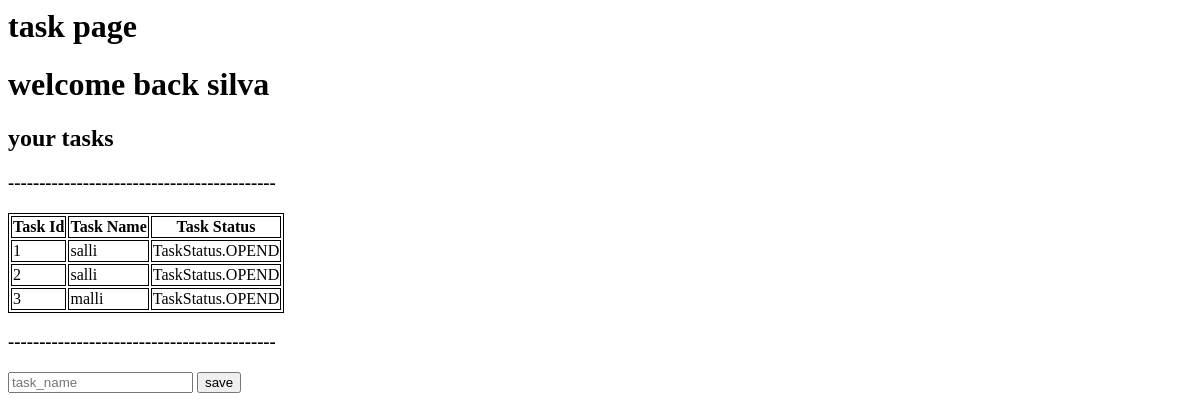
The page /task (signed in) on the database as committed earlier.
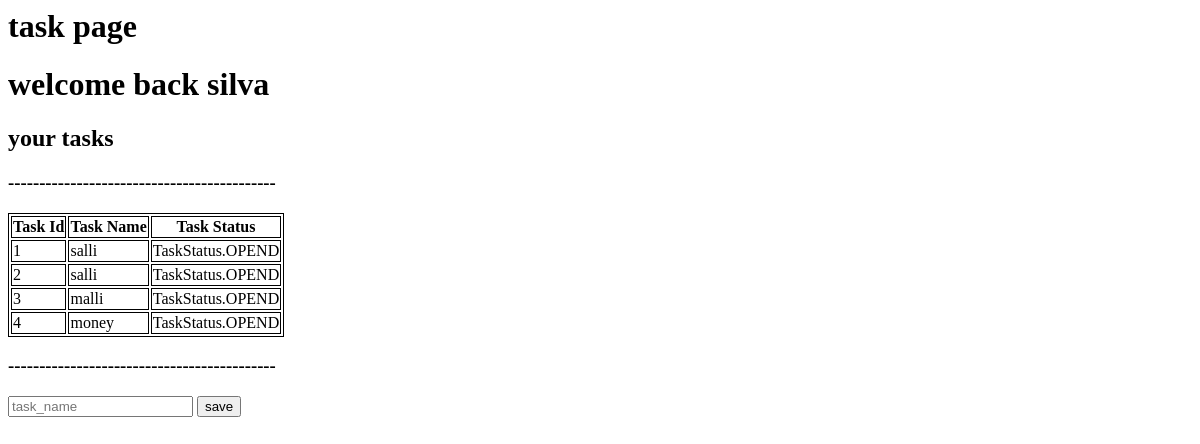
The same page on the database as committed later.
### main.py (models this page shows)
class User(db.Model):
    id = db.Column(db.Integer,primary_key=True)
    username = db.Column(db.String(100), unique=True, nullable=False)
    task = db.relationship("Task",backref="user",lazy=True)

class Task(db.Model):
    id = db.Column(db.Integer,primary_key=True)
    task = db.Column(db.String(250), nullable=False)
    status = db.Column(db.Enum(TaskStatus), default=TaskStatus.OPEND)
    user_id = db.Column(db.Integer,db.ForeignKey("user.id"),nullable=True)

### main.py (the view, shortened to what this page needs)
@app.route('/task',methods=["POST","GET"])
def task():
    if request.method == "GET":
        logged_user = session["user_id"]
        logged_user_name = User.query.filter_by(id=logged_user).first()
        task_list = Task.query.filter_by(user_id=logged_user).all()
        return render_template("task.html",username=logged_user_name.username,tasks=task_list)

### templates/task.html (shortened to what this page needs)
<h1>task page</h1>
<h1>welcome back {{username}}</h1>
<h2> your tasks</h2>
<h3>-------------------------------------------</h3>
<table>
    <tr>
        <th>Task Id</th>
        <th>Task Name</th>
        <th>Task Status</th>
    </tr>
    {% for task in tasks %}
    <tr>
        <td>{{task.id}}</td>
        <td>{{task.task}}</td>
        <td>{{task.status}}</td>
    </tr>
    {% endfor %}
</table>
<h3>-------------------------------------------</h3>
<form action="" method="post">
    <input type="text" placeholder="task_name" name="taskname" value="{{
      request.form.taskname }}">
    <input type="submit" value="save">
</form>

### templates/task.html (style rules this page uses)
table, th, td { border: 1px solid; }

Rows that differ between the two databases and show on the page:
added Task: id "4", task "money", status "TaskStatus.OPEND"
